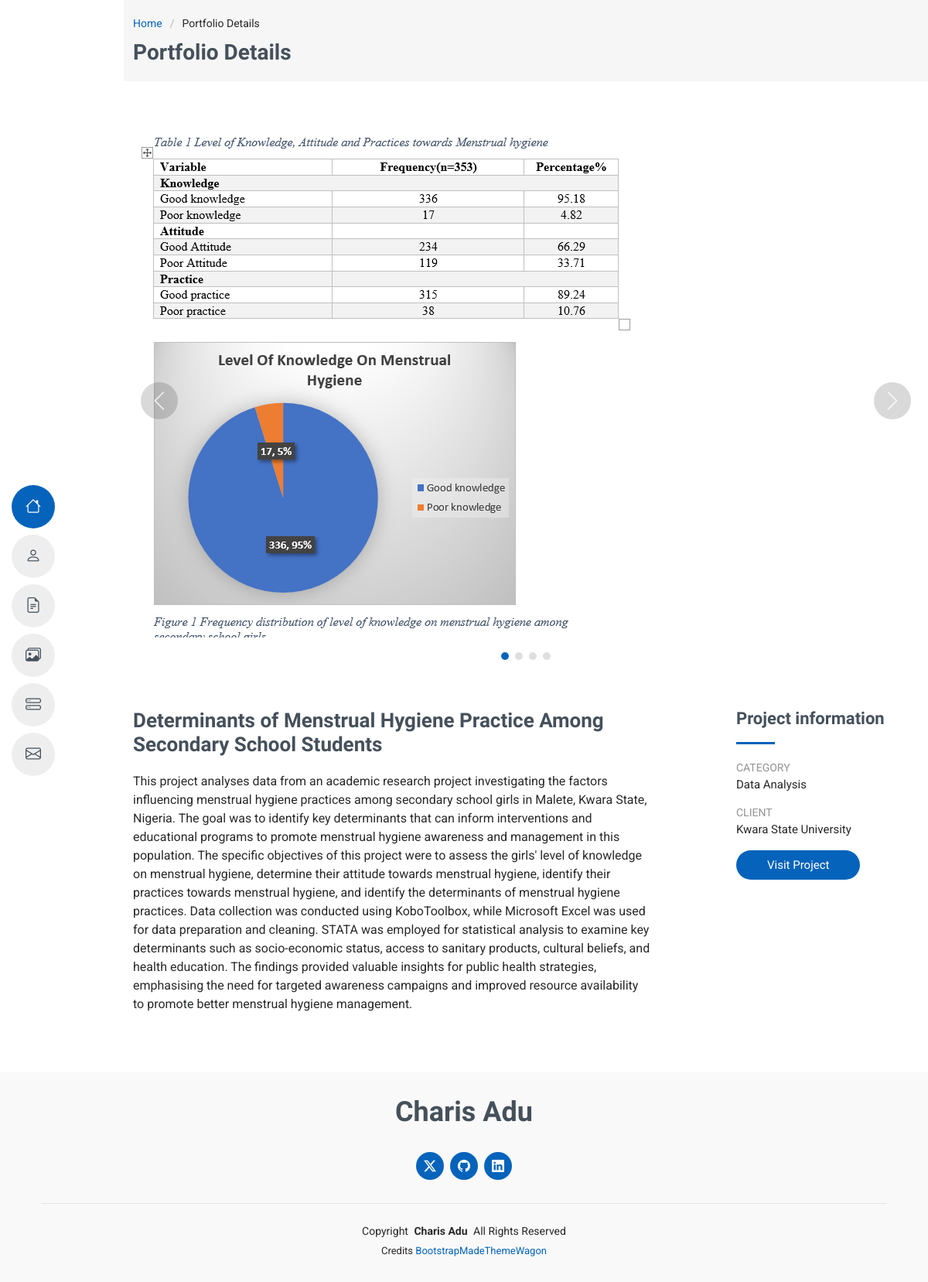
The app's page /project/1 with its own data.
### portfolio/models.py (models this page shows)
class Project(models.Model):
    title = models.CharField(max_length=100)
    description = models.TextField()
    category = models.CharField(max_length=20)
    project_url = models.CharField(max_length=100, null=True, blank=True)
    client = models.CharField(max_length=100, blank=True)
    image1 = models.CharField(max_length=100, blank=True)
    image2 = models.CharField(max_length=100, blank=True)
    image3 = models.CharField(max_length=100, blank=True)
    image4 = models.CharField(max_length=100, blank=True)
    def __str__(self):
        return self.title

### portfolio/views.py (the view)
# urls.py: path('project/<int:id>', views.project, name='project'),
def project(request, id):
    project = Project.objects.get(id=id)
    print(project)
    return render(request, 'portfolio/project-details.html', {'project': project})

### portfolio/templates/portfolio/project-details.html (shortened to what this page needs)
{% extends 'portfolio/layout.html' %}
{% load static %}
{% block content %}
  <div class="page-title" data-aos="fade">
    <div class="container">
      <nav class="breadcrumbs">
        <ol>
            <li><a href="{% url 'home' %}">Home</a></li>
          <li class="current">Portfolio Details</li>
        </ol>
      </nav>
      <h1>Portfolio Details</h1>
    </div>
  </div>
  <section id="portfolio-details" class="portfolio-details section">
    <div class="container" data-aos="fade-up">
      <div class="portfolio-details-slider swiper init-swiper">
        <div class="swiper-wrapper align-items-center">
          <div class="swiper-slide">
            <img src="{{ project.image1 }}" alt="">
          </div>
        </div>
        <div class="swiper-button-prev"></div>
        <div class="swiper-button-next"></div>
        <div class="swiper-pagination"></div>
      </div>
      <div class="row justify-content-between gy-4 mt-4">
        <div class="col-lg-8" data-aos="fade-up">
          <div class="portfolio-description">
            <h2>{{ project.title }}</h2>
            <p>
              {{ project.description|safe }}
            </p>
          </div>
        </div>
        <div class="col-lg-3" data-aos="fade-up" data-aos-delay="100">
          <div class="portfolio-info">
            <h3>Project information</h3>
            <ul>
              <li><strong>Category</strong> {{ project.category }}</li>
              <li><strong>Client</strong> {{ project.client }}</li>
              <li><a href="{{ project.project_url }}" target="_blank" class="btn-visit align-self-start">Visit Project</a></li>
            </ul>
          </div>
        </div>
      </div>
    </div>
  </section>
{% endblock %}

### portfolio/static/portfolio/main.css (style rules this page uses)
:root { --default-font: "Roboto", system-ui, -apple-system, "Segoe UI", Roboto, "Helvetica Neue", Arial, "Noto Sans", "Liberation Sans", sans-serif, "Apple Color Emoji", "Segoe UI Emoji", "Segoe UI Symbol", "Noto Color Emoji"; --heading-font: "Raleway", sans-serif; --nav-font: "Poppins", sans-serif; }
:root { --background-color: #ffffff; --default-color: #272829; --heading-color: #45505b; --accent-color: #0563bb; --surface-color: #ffffff; --contrast-color: #ffffff; }
:root { --nav-color: #45505b; --nav-hover-color: #0563bb; --nav-mobile-background-color: #ffffff; --nav-dropdown-background-color: #ffffff; --nav-dropdown-color: #212529; --nav-dropdown-hover-color: #0563bb; }
:root { scroll-behavior: smooth; }
body { color: var(--default-color); background-color: var(--background-color); font-family: var(--default-font); }
a { color: var(--accent-color); text-decoration: none; transition: 0.3s; }
h1, h2, h3, h4, h5, h6 { color: var(--heading-color); font-family: var(--heading-font); }
.page-title { --background-color: color-mix(in srgb, var(--default-color), transparent 96%); color: var(--default-color); background-color: var(--background-color); padding: 20px 0; position: relative; }
.page-title h1 { font-size: 28px; font-weight: 700; margin: 0; }
.page-title .breadcrumbs ol { display: flex; flex-wrap: wrap; list-style: none; padding: 0 0 10px 0; margin: 0; font-size: 14px; font-weight: 400; }
.page-title .breadcrumbs ol li+li { padding-left: 10px; }
.page-title .breadcrumbs ol li+li::before { content: "/"; display: inline-block; padding-right: 10px; color: color-mix(in srgb, var(--default-color), transparent 70%); }
section, .section { color: var(--default-color); background-color: var(--background-color); padding: 60px 0; overflow: clip; }
.portfolio-details .swiper-wrapper { height: auto; }
.portfolio-details .swiper-button-prev, .portfolio-details .swiper-button-next { width: 48px; height: 48px; }
.portfolio-details .swiper-button-prev:after, .portfolio-details .swiper-button-next:after { color: rgba(255, 255, 255, 0.8); background-color: rgba(0, 0, 0, 0.15); font-size: 24px; border-radius: 50%; width: 48px; height: 48px; display: flex; align-items: center; justify-content: center; transition: 0.3s; }
.portfolio-details .swiper-pagination { margin-top: 20px; position: relative; }
.portfolio-details .portfolio-info h3 { font-size: 22px; font-weight: 700; margin-bottom: 20px; padding-bottom: 20px; position: relative; }
.portfolio-details .portfolio-info h3:after { content: ""; position: absolute; display: block; width: 50px; height: 3px; background: var(--accent-color); left: 0; bottom: 0; }
.portfolio-details .portfolio-info ul { list-style: none; padding: 0; font-size: 15px; }
.portfolio-details .portfolio-info ul li { display: flex; flex-direction: column; padding-bottom: 15px; }
.portfolio-details .portfolio-info ul strong { text-transform: uppercase; font-weight: 400; color: color-mix(in srgb, var(--default-color), transparent 50%); font-size: 14px; }
.portfolio-details .portfolio-info .btn-visit { padding: 8px 40px; background: var(--accent-color); color: var(--contrast-color); border-radius: 50px; transition: 0.3s; }
.portfolio-details .portfolio-description h2 { font-size: 26px; font-weight: 700; margin-bottom: 20px; }
.portfolio-details .portfolio-description p { padding: 0; }

### records on screen
Project: image1 (picture), title "Determinants of Menstrual Hygiene Practice Among Secondary School Students", description "This project analyses data from an academic research project investigating the factors influencing menstrual hygiene practices among secondary school girls in Malete, Kwara State, Nigeria. The goal was to identify key determinants that can inform interventions and educational programs to promote menstrual hygiene awareness and management in this population. The specific objectives of this project were to assess the girls' level of knowledge on menstrual hygiene, determine their attitude towards menstrual hygiene, identify their practices towards menstrual hygiene, and identify the determinants of menstrual hygiene practices. Data collection was conducted using KoboToolbox, while Microsoft…", category "Data Analysis", client "Kwara State University"
